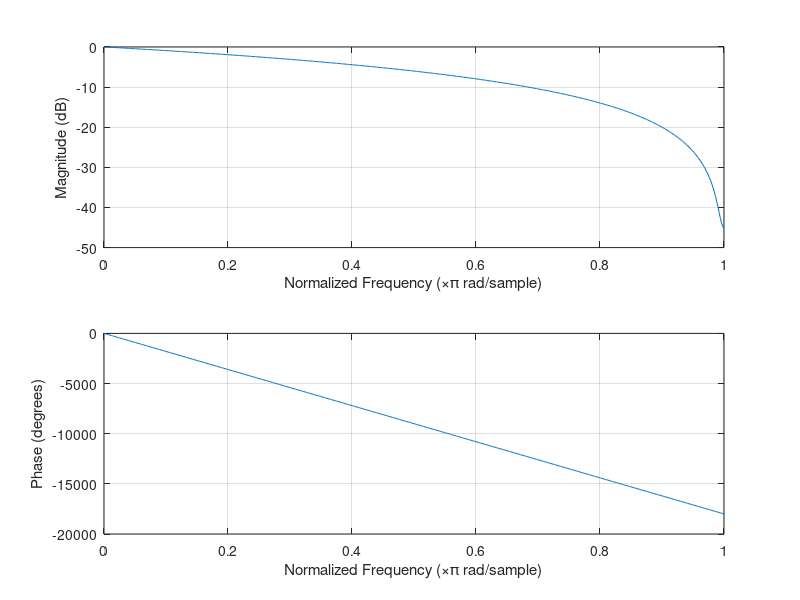

This figure's MATLAB source: (Note: this script raises an error after producing the figure.)
N = 200;
Fc = 300e3;
fs = 333e6;
f = [0 Fc/(fs/2) 1];
m = [1 1 0 ];
coeff = fir2(N, f, m);

 freqz(coeff)
% figure;
% plot(demod.Time, demod.Data);
% xlabel("\textbf{Time (s)}", 'Interpreter','latex');
% ylabel('\textbf{Amplitude}', 'Interpreter','latex');
% title('\textbf{Demodulated signal ($f_c=500MHz$)}', 'Interpreter','latex');

fd = (40*333e6)/256


%%

tdata = tdata_out.Data;
ttime = tdata_out.Time;

% figure;
% plot(ttime, tdata)
% title("\textbf{Output of Transmitter System}", 'Interpreter','latex')
% xlabel("\textbf{Time (s)}", 'Interpreter','latex')
% ylabel("\textbf{Magnitude}", 'Interpreter','latex')
% xlim([0 0.5e-5])
% ylim([0 6.5e4])
% 
% 
% figure;
% subplot(2, 1, 1)
% plot(final.Time, final.Data)
% title("\textbf{Output of Receiver System}", 'Interpreter','latex')
% xlabel("\textbf{Time (s)}", 'Interpreter','latex')
% ylabel("\textbf{Magnitude}", 'Interpreter','latex')
% xlim([1e-5 1.5e-5])
% ylim([-1e9 5e9])
% subplot(2, 1, 2)
% plot(final.Time, final.Data)
% title("\textbf{Output of Receiver System (Zoomed)}", 'Interpreter','latex')
% xlabel("\textbf{Time (s)}", 'Interpreter','latex')
% ylabel("\textbf{Magnitude}", 'Interpreter','latex')
% xlim([2e-6 2.5e-6])

figure;
subplot(2, 1, 1)
plot(ahh.Time, ahh.Data)
title("\textbf{Output of Low Pass Filter}", 'Interpreter','latex')
xlabel("\textbf{Time (s)}", 'Interpreter','latex')
ylabel("\textbf{Magnitude}", 'Interpreter','latex')
xlim([1e-5 2e-5])
subplot(2, 1, 2)
plot(ahh.Time, ahh.Data)
title("\textbf{Output of Low Pass Filter (Zoomed)}", 'Interpreter','latex')
xlabel("\textbf{Time (s)}", 'Interpreter','latex')
ylabel("\textbf{Magnitude}", 'Interpreter','latex')
xlim([1e-5 1.1e-5])
